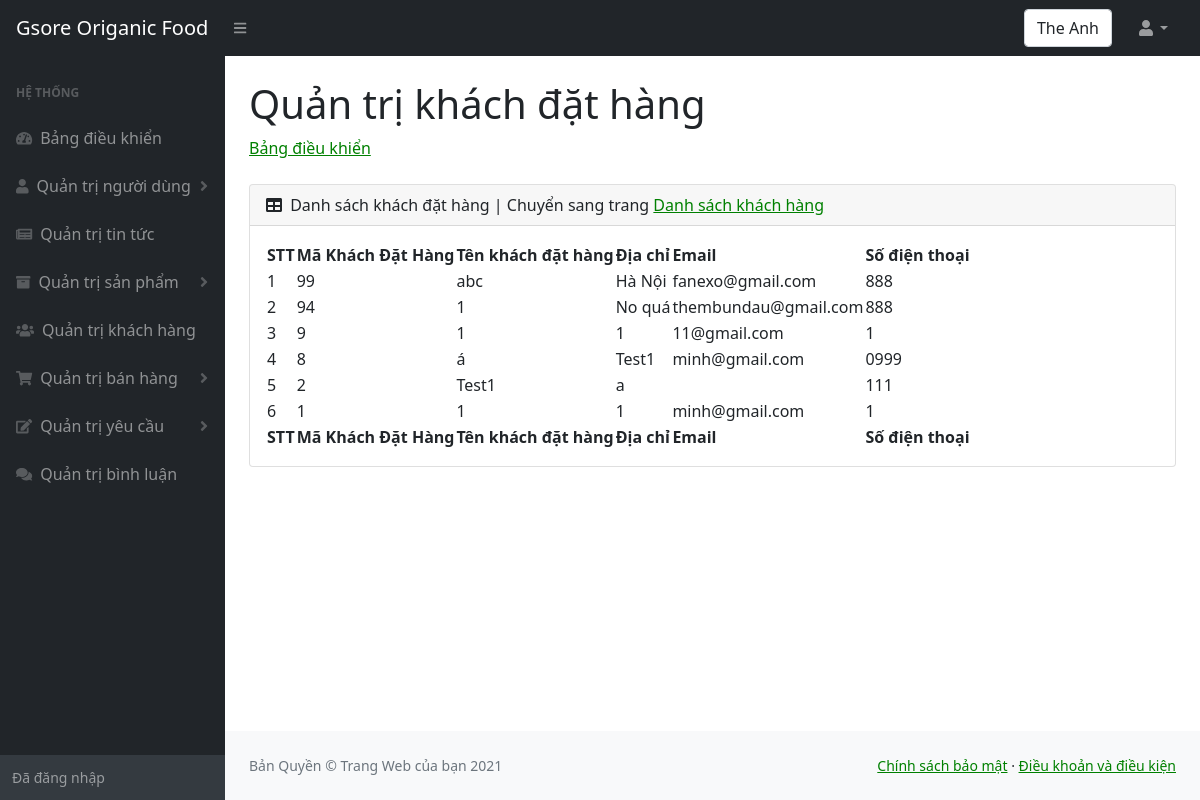
/admin/khachdathang.php (signed in), run on the app's committed database.
### tables this page shows
CREATE TABLE `khachdathang` (
  `makhachdathang` int(11) NOT NULL,
  `tenkhachdathang` varchar(100) NOT NULL,
  `diachikhachdathang` varchar(200) NOT NULL,
  `sodienthoaikhachdathang` varchar(10) NOT NULL,
  `emailkhachdathang` varchar(200) DEFAULT NULL
);

### admin/khachdathang.php (the view, shortened to what this page needs)
<!DOCTYPE html>
<html lang="en">
    <head>
        <link href="https://cdn.jsdelivr.net/npm/simple-datatables@latest/dist/style.css" rel="stylesheet" />
        <link href="css/styles.css" rel="stylesheet" />
    </head>
    <body class="sb-nav-fixed">
        <nav class="sb-topnav navbar navbar-expand navbar-dark bg-dark">
            <a class="navbar-brand ps-3" href="../index.php">Gsore Origanic Food </a>
            <button class="btn btn-link btn-sm order-1 order-lg-0 me-4 me-lg-0" id="sidebarToggle" href="#!"><i class="fas fa-bars"></i></button>
            <form class="d-none d-md-inline-block form-inline ms-auto me-0 me-md-3 my-2 my-md-0">
                <div class="input-group">
                  <div class="form-control"><?php  echo $_SESSION['ten_nguoi_dung'];?>  </div>
                </div>
            </form>
            <ul class="navbar-nav ms-auto ms-md-0 me-3 me-lg-4">
                <li class="nav-item dropdown">
                    <a class="nav-link dropdown-toggle" id="navbarDropdown" href="#" role="button" data-bs-toggle="dropdown" aria-expanded="false"><i class="fas fa-user fa-fw"></i></a>
                </li>
            </ul>
        </nav>
        <div id="layoutSidenav">
        <div id="layoutSidenav_nav" >
                <nav class="sb-sidenav accordion sb-sidenav-dark" id="sidenavAccordion">
                    <div class="sb-sidenav-menu">
                        <div class="nav">
                            <div class="sb-sidenav-menu-heading">Hệ thống</div>
                            <a class="nav-link" href="index.php">
                                <div class="sb-nav-link-icon"><i class="fas fa-tachometer-alt"></i></div>
                                Bảng điều khiển
                            </a>
                            <a class="nav-link collapsed" href="nguoidung.php" data-bs-toggle="collapse" data-bs-target="#collapseOne" aria-expanded="false" aria-controls="collapseOne">
                                <div class="sb-nav-link-icon"><i class="fas fa-user"></i></div>
                                Quản trị người dùng
                                <div class="sb-sidenav-collapse-arrow"><i class="fas fa-angle-down"></i></div>
                            </a>
                            <a class="nav-link" href="tintuc.php">
                                <div class="sb-nav-link-icon"><i class="fas fa-newspaper"></i></div>
                                    Quản trị tin tức
                            </a>
                            <a class="nav-link collapsed" href="#" data-bs-toggle="collapse" data-bs-target="#collapseTwo" aria-expanded="false" aria-controls="collapseTwo">
                                <div class="sb-nav-link-icon"><i class="fas fa-archive"></i></div>
                                Quản trị sản phẩm
                                <div class="sb-sidenav-collapse-arrow"><i class="fas fa-angle-down"></i></div>
                            </a>
                            <a class="nav-link" href="khachhang.php">
                                <div class="sb-nav-link-icon"><i class="fas fa-users"></i></div>
                                Quản trị khách hàng
                            </a>
                            <a class="nav-link collapsed" href="#" data-bs-toggle="collapse" data-bs-target="#collapseThree" aria-expanded="false" aria-controls="collapseThree">
                                <div class="sb-nav-link-icon"><i class="fas fa-shopping-cart"></i></div>
                                Quản trị bán hàng
                                <div class="sb-sidenav-collapse-arrow"><i class="fas fa-angle-down"></i></div>
                            </a>
                            <a class="nav-link collapsed" href="#" data-bs-toggle="collapse" data-bs-target="#collapseFour" aria-expanded="false" aria-controls="collapseFour">
                                <div class="sb-nav-link-icon"><i class="fas fa-edit"></i></div>
                                Quản trị yêu cầu
                                <div class="sb-sidenav-collapse-arrow"><i class="fas fa-angle-down"></i></div>
                            </a>
                            <a class="nav-link" href="binhluan.php">
                                <div class="sb-nav-link-icon"><i class="fas fa-comments"></i></div>
                                Quản trị bình luận
                            </a>
                        </div>
                    </div>
                    <div class="sb-sidenav-footer">
                        <div class="small">Đã đăng nhập</div>
                    </div>
                </nav>
            </div>
            <div id="layoutSidenav_content">
            <main>
                    <div class="container-fluid px-4">
                        <h1 class="mt-4">Quản trị khách đặt hàng</h1>
                        <ol class="breadcrumb mb-4">
                            <li class="breadcrumb-item"><a href="index.php">Bảng điều khiển</a></li>
                        </ol>
                        <div class="card mb-4">
                            <div class="card-header">
                                <i class="fas fa-table me-1"></i>
                                Danh sách khách đặt hàng | Chuyển sang trang <a href="khachhang.php">Danh sách khách hàng</a>
                            </div>
                            <div class="card-body">
                                <table id="datatablesSimple">
                                    <thead>
                                        <tr>
                                            <th>STT</th>
                                            <th>Mã Khách Đặt Hàng</th>
                                            <th>Tên khách đặt hàng</th>
                                            <th>Địa chỉ</th>
                                            <th>Email</th>
                                            <th>Số điện thoại</th>
                                        </tr>
                                    </thead>
                                    <tfoot>
                                        <tr>
                                            <th>STT</th>
                                            <th>Mã Khách Đặt Hàng</th>
                                            <th>Tên khách đặt hàng</th>
                                            <th>Địa chỉ</th>
                                            <th>Email</th>
                                            <th>Số điện thoại</th>
                                        </tr>
                                    </tfoot>
                                    <tbody>
                                    <?php
                                        include("../config.php");
                                        $sql = "
                                                  SELECT *
                                                  FROM khachdathang
                                                  ORDER BY makhachdathang DESC
                                        ";
                                        $khach_dat_hang= mysqli_query($ket_noi, $sql);
                                        $i=0;
                                        while ($row = mysqli_fetch_array($khach_dat_hang)) {
                                            $i++;
                                    ;?>
                                        <tr>
                                            <td><?php echo $i;?></td>
                                            <td><?php echo $row["makhachdathang"];?></td>
                                            <td><?php echo $row["tenkhachdathang"];?></td>
                                            <td><?php echo $row["diachikhachdathang"];?></td>
                                            <td><?php echo $row["emailkhachdathang"];?></td>
                                            <td><?php echo $row["sodienthoaikhachdathang"];?></td>
                                        </tr>
                                    <?php
                                        }
                                    ;?>
                                    </tbody>
                                </table>
                            </div>
                        </div>
                    </div>
                </main>
                <footer class="py-4 bg-light mt-auto">
                    <div class="container-fluid px-4">
                        <div class="d-flex align-items-center justify-content-between small">
                            <div class="text-muted">Bản Quyền &copy; Trang Web của bạn 2021</div>
                            <div>
                                <a href="chinhsachbaomat.php">Chính sách bảo mật</a>
                                &middot;
                                <a href="chinhsachbaomat.php">Điều khoản và điều kiện</a>
                            </div>
                        </div>
                    </div>
                </footer>
            </div>
        </div>
    </body>
</html>

### data on the page
khachdathang: makhachdathang "99", tenkhachdathang "abc", diachikhachdathang "Hà Nội", emailkhachdathang "fanexo@gmail.com", sodienthoaikhachdathang "888"
khachdathang: makhachdathang "94", tenkhachdathang "1", diachikhachdathang "No quá", emailkhachdathang "thembundau@gmail.com", sodienthoaikhachdathang "888"
khachdathang: makhachdathang "9", tenkhachdathang "1", diachikhachdathang "1", emailkhachdathang "11@gmail.com", sodienthoaikhachdathang "1"
khachdathang: makhachdathang "8", tenkhachdathang "á", diachikhachdathang "Test1", emailkhachdathang "minh@gmail.com", sodienthoaikhachdathang "0999"
khachdathang: makhachdathang "2", tenkhachdathang "Test1", diachikhachdathang "a", sodienthoaikhachdathang "111"
khachdathang: makhachdathang "1", tenkhachdathang "1", diachikhachdathang "1", emailkhachdathang "minh@gmail.com", sodienthoaikhachdathang "1"

### other printed values
$_SESSION['ten_nguoi_dung'] "The Anh"
